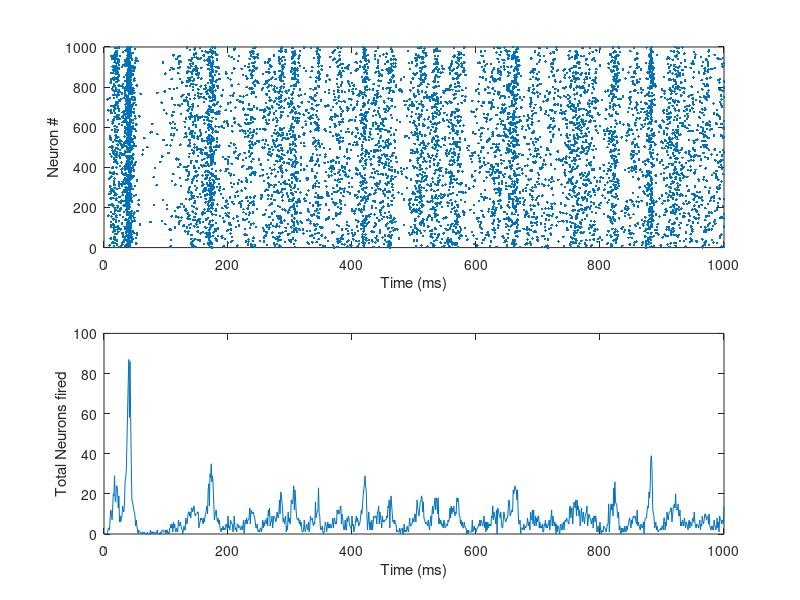

Reproduce this figure in MATLAB.
% Created by Eugene M. Izhikevich, February 25, 2003
% simulates 1000 randomely connected spiking neurons in real time
% edited by Samantha Sun 20190513

% Excitatory neurons    Inhibitory neurons
Ne=800;                 Ni=200;
re=rand(Ne,1);          ri=rand(Ni,1);
a=[0.02*ones(Ne,1);     0.02+0.08*ri];
b=[0.2*ones(Ne,1);      0.25-0.05*ri];
c=[-65+15*re.^2;        -65*ones(Ni,1)];
d=[8-6*re.^2;           2*ones(Ni,1)];
S=[0.5*rand(Ne+Ni,Ne),  -rand(Ne+Ni,Ni)];

v=-65*ones(Ne+Ni,1);    % Initial values of v
u=b.*v;                 % Initial values of u
firings=[];             % spike timings
tot_firings=zeros(Ne+Ni,1); % cumulated firing for each neuron

for t=1:1000            % simulation of 1000 ms
  I=[5*randn(Ne,1);2*randn(Ni,1)];  % thalamic input
  fired=find(v>=30);                % indices of spikes
  firings=[firings; t+0*fired,fired];
  tot_firings(t) = length(fired);
  v(fired)=c(fired);
  u(fired)=u(fired)+d(fired);
  I=I+sum(S(:,fired),2);
  v=v+0.5*(0.04*v.^2+5*v+140-u+I); % step 0.5 ms
  v=v+0.5*(0.04*v.^2+5*v+140-u+I); % for numerical
  u=u+a.*(b.*v-u);                 % stability
end

figure;
subplot(2,1,1)
plot(firings(:,1),firings(:,2),'.')
xlabel('Time (ms)')
ylabel('Neuron #')
xlim([0 1000])
ylim([0 1000])

subplot(2,1,2)
plot(1:1000, tot_firings)
xlabel('Time (ms)')
ylabel('Total Neurons fired')
xlim([0 1000])
